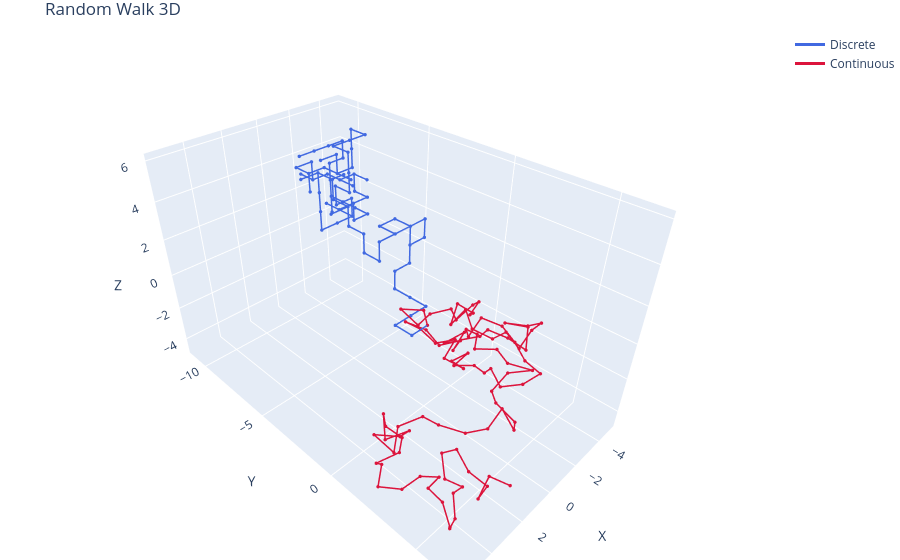

Notebook source saved alongside this figure:
### Markdown cell above
The plots illustrate the clear superiority of Importance Sampling over Uniform Sampling for evaluating the integral.

## Excercise 2.2
- 3D Random Walks (RW) on a cubic lattice and in the continuum: Repeat many times (e.g. say $10^4$) the simulation of a random walk in 3D always starting at the origin

1. on a cubic lattice with lattice constant $a=1$; at each discrete time the walker makes a forward or backward step of length equal to $a$ in one of the 3 principal directions of the lattice: $x$, $y$ or $z$
2. in the continuum; at each discrete time the walker makes a step of length equal to $a(=1)$ along a **random direction** obtained by sampling **uniformly** the solid angle: $\theta \in [0,\pi]$ and $\phi \in [0,2\pi]$

Show a picture of $\sqrt{\langle |\vec{r}_N|^2 \rangle_{RW}}$ for both RWs, with their statistical uncertainties, as function of the step $i\in [0,10^2]$.

Suggestion: divide your $M$ throws into a reasonable number of blocks, compute $\sqrt{\langle |\vec{r}_N|^2 \rangle_{RW}}$ as function of the step $i\in [0,10^2]$ in each block and use these values (for fixed $i$) to obtain the average value and its statistical uncertainty.

Note that you could try to fit both results with a function like $f(N)=k\sqrt{N}$. Do your results indicate a diffusive behavior?

### Code cell
fig = go.Figure()

# Traiettoria discreta
fig.add_trace(go.Scatter3d(
    x=data_d[:, 0], y=data_d[:, 1], z=data_d[:, 2],
    mode='lines+markers',
    marker=dict(size=2),
    line=dict(color='royalblue', width=3),
    name='Discrete'
))

# Traiettoria continua
fig.add_trace(go.Scatter3d(
    x=data_c[:, 0], y=data_c[:, 1], z=data_c[:, 2],
    mode='lines+markers',
    marker=dict(size=2),
    line=dict(color='crimson', width=3),
    name='Continuous'
))

fig.update_layout(
    title='Random Walk 3D',
    scene=dict(xaxis_title='X', yaxis_title='Y', zaxis_title='Z'),
    margin=dict(l=0, r=0, b=0, t=30)
)

fig.show()

### Figure 1 — Plotly figure (JSON) as saved in the notebook; plotly's stock layout.template omitted (floating-point values rounded to 4 significant figures)
{"data": [{"line": {"color": "royalblue", "width": 3}, "marker": {"size": 2}, "mode": "lines+markers", "name": "Discrete", "type": "scatter3d", "x": [0.0, 1.0, 1.0, 0.0, -1.0, -1.0, -1.0, -1.0, -2.0, -2.0, -3.0, -3.0, -2.0, -1.0, -1.0, -2.0, -2.0, -2.0, -2.0, -1.0, 0.0, 0.0, 0.0, 0.0, 0.0, 0.0, 1.0, 0.0, 0.0, 0.0, 0.0, 1.0, 0.0, 0.0, 0.0, 0.0, -1.0, -2.0, -2.0, -3.0, -4.0, -4.0, -4.0, -4.0, -4.0, -3.0, -3.0, -3.0, -3.0, -2.0, -2.0, -2.0, -2.0, -1.0, -1.0, -1.0, -1.0, -2.0, -2.0, -2.0, -1.0, -2.0, -2.0, -2.0, -2.0, -3.0, -2.0, -3.0, -3.0, -3.0, -3.0, -2.0, -1.0, -1.0, -1.0, -1.0, -1.0, -1.0, -2.0, -2.0, -2.0, -2.0, -2.0, -3.0, -3.0, -4.0, -4.0, -4.0, -4.0, -4.0, -4.0, -4.0, -5.0, -4.0, -4.0, -5.0, -5.0, -4.0, -3.0, -2.0, -3.0], "y": [0.0, 0.0, -1.0, -1.0, -1.0, -2.0, -3.0, -3.0, -3.0, -3.0, -3.0, -3.0, -3.0, -3.0, -4.0, -4.0, -3.0, -3.0, -3.0, -3.0, -3.0, -3.0, -4.0, -4.0, -5.0, -5.0, -5.0, -5.0, -6.0, -6.0, -7.0, -7.0, -7.0, -7.0, -7.0, -7.0, -7.0, -7.0, -8.0, -8.0, -8.0, -9.0, -9.0, -8.0, -9.0, -9.0, -8.0, -9.0, -10.0, -10.0, -11.0, -10.0, -10.0, -10.0, -9.0, -9.0, -9.0, -9.0, -8.0, -8.0, -8.0, -8.0, -8.0, -7.0, -8.0, -8.0, -8.0, -8.0, -8.0, -8.0, -7.0, -7.0, -7.0, -6.0, -6.0, -6.0, -7.0, -7.0, -7.0, -7.0, -8.0, -9.0, -8.0, -8.0, -8.0, -8.0, -9.0, -10.0, -11.0, -11.0, -11.0, -11.0, -11.0, -11.0, -11.0, -11.0, -11.0, -11.0, -11.0, -11.0, -11.0], "z": [0.0, 0.0, 0.0, 0.0, 0.0, 0.0, 0.0, 1.0, 1.0, 2.0, 2.0, 3.0, 3.0, 3.0, 3.0, 3.0, 3.0, 2.0, 3.0, 3.0, 3.0, 2.0, 2.0, 3.0, 3.0, 4.0, 4.0, 4.0, 4.0, 5.0, 5.0, 5.0, 5.0, 4.0, 3.0, 2.0, 2.0, 2.0, 2.0, 2.0, 2.0, 2.0, 3.0, 3.0, 3.0, 3.0, 3.0, 3.0, 3.0, 3.0, 3.0, 3.0, 4.0, 4.0, 4.0, 3.0, 4.0, 4.0, 4.0, 5.0, 5.0, 5.0, 4.0, 4.0, 4.0, 4.0, 4.0, 4.0, 5.0, 6.0, 6.0, 6.0, 6.0, 6.0, 5.0, 4.0, 4.0, 3.0, 3.0, 2.0, 2.0, 2.0, 2.0, 2.0, 1.0, 1.0, 1.0, 1.0, 1.0, 0.0, 1.0, 2.0, 2.0, 2.0, 3.0, 3.0, 4.0, 4.0, 4.0, 4.0, 4.0]}, {"line": {"color": "crimson", "width": 3}, "marker": {"size": 2}, "mode": "lines+markers", "name": "Continuous", "type": "scatter3d", "x": [0.0, 0.275, 1.046, 0.845, -0.1357, -0.6112, -1.088, -1.719, -2.578, -2.528, -2.008, -2.109, -1.507, -2.069, -1.624, -1.924, -2.911, -2.664, -3.453, -3.232, -2.287, -1.965, -2.569, -1.961, -2.013, -1.899, -0.9778, -0.7149, 0.212, -0.695, -0.01249, -0.9488, -0.07611, -0.2544, 0.1665, -0.5321, -0.9044, -1.339, -0.7047, -1.12, -1.393, -1.734, -1.334, -1.743, -1.355, -1.035, -1.184, -1.673, -2.632, -2.18, -2.576, -2.27, -1.718, -0.9729, -0.4535, -0.09499, 0.7467, -0.09382, 0.392, 0.1223, 0.5039, 1.039, 1.709, 1.588, 2.346, 1.894, 2.851, 3.77, 4.257, 4.082, 4.877, 5.361, 5.586, 5.013, 4.204, 5.088, 4.736, 4.496, 3.97, 4.743, 5.531, 4.968, 5.35, 4.636, 3.642, 3.439, 4.359, 3.977, 4.435, 4.936, 4.155, 3.773, 3.861, 3.799, 3.276, 2.386, 2.536, 2.184, 3.117, 2.455, 2.432], "y": [0.0, -0.01194, -0.632, 0.1977, 0.004546, 0.7736, 0.7257, 1.093, 0.7984, 0.4077, 0.9495, -0.04429, 0.1229, 0.4743, 1.251, 2.182, 2.215, 3.146, 3.181, 3.71, 3.615, 2.684, 3.472, 3.888, 2.891, 1.898, 2.15, 1.337, 1.677, 1.522, 1.003, 1.158, 0.6714, -0.2826, -1.166, -0.8499, -0.2293, 0.5676, 0.5076, 1.339, 0.4201, 1.067, 0.6182, 1.485, 2.342, 2.861, 3.369, 4.166, 4.402, 3.803, 2.938, 2.37, 1.612, 1.554, 1.776, 2.614, 3.153, 3.642, 4.51, 5.47, 4.646, 4.367, 5.044, 5.907, 6.343, 5.46, 5.556, 5.234, 4.372, 3.46, 2.945, 3.215, 2.382, 3.197, 2.916, 2.475, 2.028, 1.905, 2.317, 2.91, 2.423, 2.149, 2.316, 2.986, 3.094, 3.931, 4.146, 4.613, 5.423, 5.781, 5.43, 4.95, 5.415, 4.5, 3.855, 3.915, 4.724, 5.468, 5.699, 5.656, 6.616], "z": [0.0, 0.9614, 1.105, 0.5839, 0.5544, 0.9816, 0.1037, 0.7868, 0.3689, -0.5503, 0.1102, 0.06367, -0.7166, 0.0319, -0.4131, -0.6225, -0.7783, -1.046, -0.4332, 0.3863, 0.6986, 0.5241, 0.4021, -0.274, -0.2168, -0.2527, 0.04492, -0.4746, -0.3147, 0.07687, -0.4379, -0.7534, -0.7982, -0.5569, -0.3516, -0.9934, -1.684, -1.264, -2.035, -2.403, -2.687, -2.006, -2.805, -2.518, -2.181, -1.388, -2.236, -1.881, -1.725, -1.064, -0.7569, 0.007544, 0.3544, -0.3101, 0.5152, 0.9262, 0.9642, 0.7311, 0.8343, 0.9033, 0.4844, -0.313, -0.01, -0.5011, -0.01635, 0.1109, -0.1638, 0.06244, 0.2052, -0.1661, -0.4872, -1.32, -0.8156, -0.7346, -1.25, -1.406, -0.5839, -1.547, -2.291, -2.067, -2.444, -3.223, -4.132, -4.334, -4.297, -3.79, -3.463, -4.261, -4.63, -3.842, -4.358, -3.568, -2.687, -3.086, -2.529, -2.98, -3.549, -4.117, -3.842, -3.093, -2.816]}], "layout": {"margin": {"b": 0, "l": 0, "r": 0, "t": 30}, "scene": {"xaxis": {"title": {"text": "X"}}, "yaxis": {"title": {"text": "Y"}}, "zaxis": {"title": {"text": "Z"}}}, "title": {"text": "Random Walk 3D"}}}
